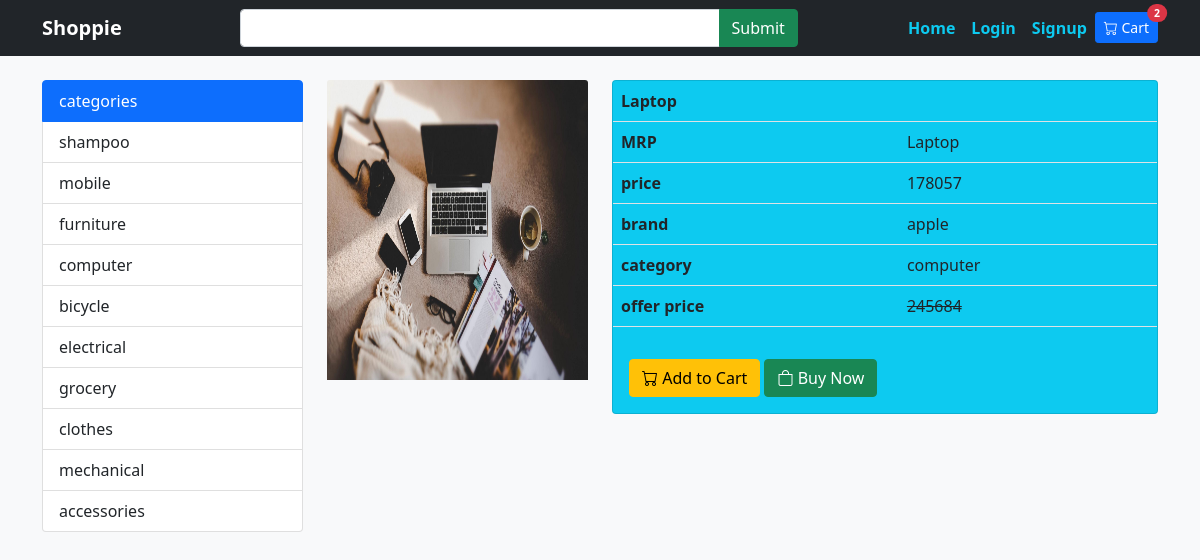
The app's page /view.php?id=23 with its own data.
### tables this page shows
CREATE TABLE `category` (
  `cat_id` int(11) NOT NULL,
  `cat_title` varchar(200) NOT NULL
);

CREATE TABLE `products` (
  `id` int(11) NOT NULL,
  `title` varchar(200) NOT NULL,
  `category` varchar(200) NOT NULL,
  `image` varchar(200) DEFAULT NULL,
  `brand` varchar(200) NOT NULL,
  `price` float NOT NULL,
  `discount_price` float NOT NULL,
  `description` text NOT NULL
);

### include/config.php (called while the page is built, shortened)
<?php
$connect= mysqli_connect(HOST,USER,PASS,DB) or die("db connection fail");
   function calling($table){
       global $connect;
       $array = [];
       $query = mysqli_query($connect,"select * from $table");
       while($row = mysqli_fetch_array($query)){
           $array[] = $row;
       }
       return $array;
   }
?>

### view.php (the view, shortened to what this page needs)
<?php include "include/config.php";
$id = $_GET['id'];
$callingrecord = calling("products JOIN category ON products.category=category.cat_id where id='$id'");
$row = $callingrecord[0];
?>
<!DOCTYPE html>
<html lang="en">
<head>
    <link rel="stylesheet" href="https://cdn.jsdelivr.net/npm/bootstrap-icons@1.8.1/font/bootstrap-icons.css">
<link href="https://cdn.jsdelivr.net/npm/bootstrap@5.1.3/dist/css/bootstrap.min.css" rel="stylesheet">
</head>
<body class="bg-light">
    <?php include "include/nav.php";?>
    <div class="container mt-4">
        <div class="row">
            <div class="col-3">
    <?php include "include/side.php";?>
            <div class="col-9">
            <div class="row">
                <div class="col-4 ">
                    <img src="productimages/<?= $row['image'];?>" class="card-img-top " style="height:300px;" alt="">
                </div>
                <div class="col-8">
                   <div class="card bg-info">
                   <table class="table">
                        <tr>
                            <th colspan="2"><?= $row['title'];?></th>
                        </tr>
                        <tr>
                        <th>MRP</th>
                        <td><?= $row['title'];?></td>
</tr>
                           <tr>
                           <th>price</th>
                        <td><?= $row['discount_price'];?></td>
                           </tr>
                           <tr>
                           <th>brand</th>
                        <td><?= $row['brand'];?></td>
                           </tr>
                        <tr>
                           <th>category</th>
                        <td><?= $row['cat_title'];?></td>
                           </tr>
                           <tr>
                           <th>offer price</th>
                        <td><del><?= $row['price'];?></del></td>
                           </tr>
                    </table>
                    <div class="card-body">
                    <a href="view.php?p_id=<?= $row['id'];?>&id=<?= $_GET['id'];?>" class="btn btn-warning"><i class="bi bi-cart"></i> Add to Cart</a>
                    <a href="" class="btn btn-success"><i class="bi bi-bag"></i> Buy Now</a>
                    </div>
                   </div>
                </div>
            </div>
            </div>
        </div>
    </div>
</body>
</html>

### include/side.php
<div class="list-group">
                    <div class="list-group-item list-group-item-action active">categories </div>
                    <?php
                    $callingcat = calling("category");
                    foreach($callingcat as $cat){
                        $id = $cat['cat_id'];
                        $title = $cat['cat_title'];
                        echo "<a href='index.php?cat=$id' class='list-group-item list-group-item-action'>$title</a>";
                    }
                    ?>
                </div>
            </div>

### records on screen
category: cat_title "shampoo"
category: cat_title "mobile"
category: cat_title "furniture"
category: cat_title "computer"
category: cat_title "bicycle"
category: cat_title "electrical"
category: cat_title "grocery"
category: cat_title "clothes"
category: cat_title "mechanical"
category: cat_title "accessories"
products: image (picture), title "Laptop", discount_price "178057", brand "apple", category.cat_title "computer", price "245684"
